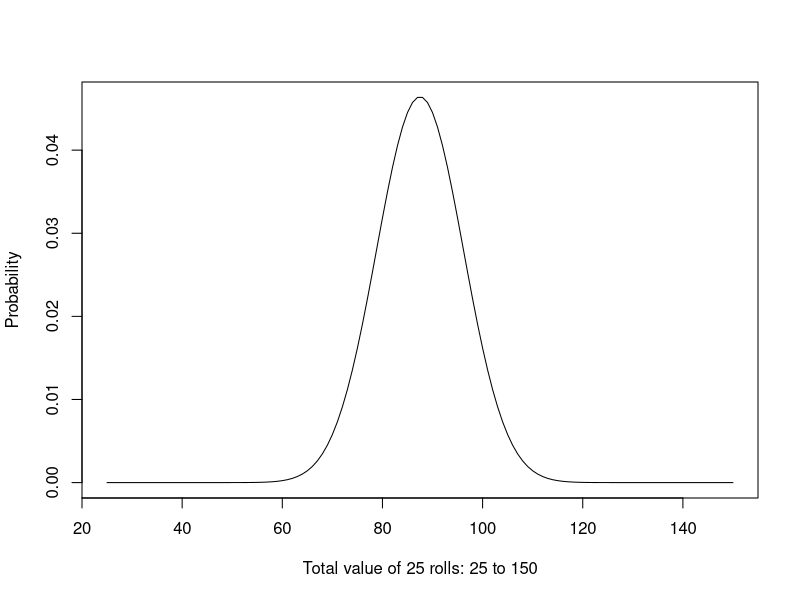
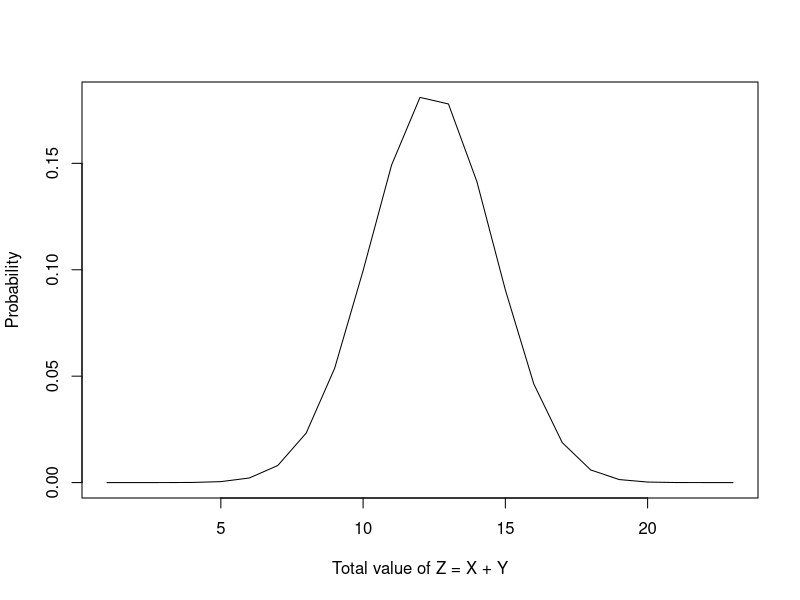

Recreate these plots in R, in order.
# STAT 6861 HW4

name = "Qianmin Li"

# (a)
#Define X
#X is the outcome of rolling one die
x = rep(1/6,6) # P(X = x) for x = 1,2,3,4,5,6

conv <- function(x,y) {
    # function starts 
    #define relevant lengths of vectors x & y
    n = length(x)
    m = length(y)
    #Make a new sequence a where new.x is a vector 
    #of x flipped from n:1 and the rest are 0's
    new.x = c(x[n:1],rep(0,(m-1)))
    #Make a new sequence new.y where new.y is a vector of 0's and then y
    new.y = c( rep(0,(n-1)),y )
    
    #Get relevant lengths k (only need to get of a 
    #since length(new.x) = length(new.y))
    k = (length(new.x))
    
    #Allocate vector for convolution
    conv.vec = numeric(k)
    
    #Start loop to calculate convolution
    for (i in 1:k)
    { #i
      conv.vec[i]=sum(new.x*new.y)
      
      #Re allocate new.x for next iteration in loop.
      #This is essentially shifting, 
      #getting the overlap, multiplying, and adding
      #across the overlap.
      new.x = c(0,new.x)
      new.x = new.x[1:k]
    }#i
    return(conv.vec)
  } # function ends

#Define two vectors for convolution function
rolling = rep(1/6,6)
dice = rep(1/6,6)

#Convolve 25 rolls of a die. So, if X1 = one roll of a die, 
#then Y = X1+X2+...+X25
for (i in 1:24)
{
  rolling = conv(rolling, dice)
}
rolling

# Plot of roll
plot(25:150,rolling,type="l", ylab="Probability", xlab="Total value of 25 rolls: 25 to 150")

# P( 79 <= Y <= 96)

sum(rolling[55:72])                 # 79 corresponds to the 55th indice & 96 to the 72nd


#P( 70 <= Y <= 105)
sum(rolling[46:71])                 # 70 corresponds to the 46th indice & 95 to the 71st


#(b)
#Define X~binomial(10,0.3) and Y~binomial(12,0.7)
n1 = 10 
p1 = 0.3
x = dbinom(0:n1,n1,p1) # pdf of values over support
n2 = 12
p2 = 0.7
y = dbinom(0:n2,n2,p2)

#Get convolution for Z = x + y
Z = conv(x,y)

#Plot of pdf,Z
plot(1:23,Z,type="l", ylab="Probability", xlab="Total value of Z = X + Y")

#Find probabilit Z<= 9
sum(Z[1:10])                 
